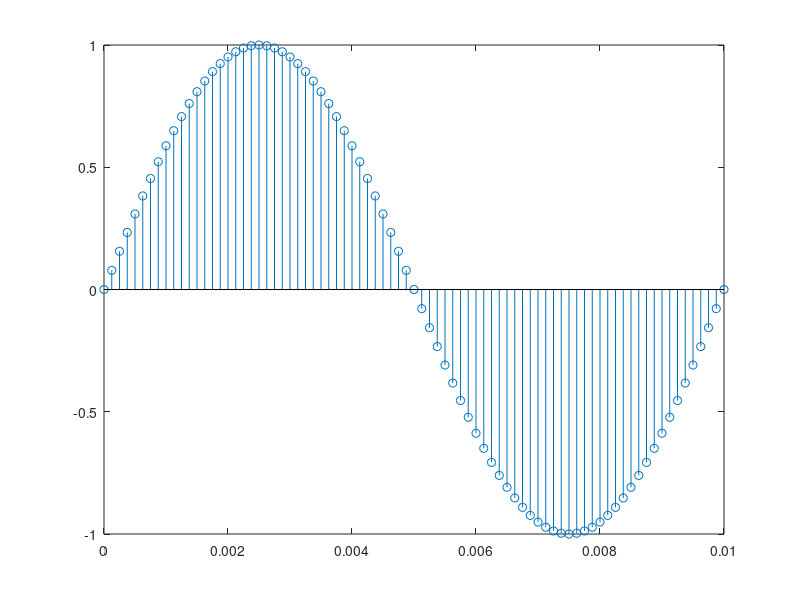

Write MATLAB code to recreate this figure.
f = 100;
% phi = 0;  + phi

fs = 8000;
Ts = 1/fs;

tfinalplot = 10e-3;

nplot = 0:Ts:tfinalplot;

xnT = sin(2*pi*f*nplot);
 
stem(nplot, xnT);

exportgraphics(gcf, 'Q1.jpg');
